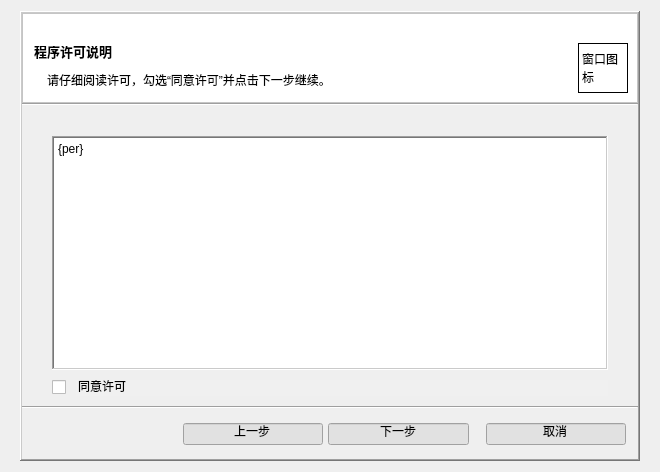
                     <widget class="QWidget" name="scrollAreaWidgetContents_7">
                      <property name="geometry">
                       <rect>
                        <x>0</x>
                        <y>0</y>
                        <width>660</width>
                        <height>472</height>
                       </rect>
                      </property>
                      <layout class="QGridLayout" name="gridLayout_24">
                       <item row="0" column="0">
                        <widget class="QFrame" name="frame_10">
                         <property name="minimumSize">
                          <size>
                           <width>620</width>
                           <height>450</height>
                          </size>
                         </property>
                         <property name="maximumSize">
                          <size>
                           <width>620</width>
                           <height>450</height>
                          </size>
                         </property>
                         <property name="frameShape">
                          <enum>QFrame::WinPanel</enum>
                         </property>
                         <property name="frameShadow">
                          <enum>QFrame::Raised</enum>
                         </property>
                         <layout class="QGridLayout" name="gridLayout_25">
                          <property name="leftMargin">
                           <number>0</number>
                          </property>
                          <property name="topMargin">
                           <number>0</number>
                          </property>
                          <property name="rightMargin">
                           <number>0</number>
                          </property>
                          <property name="bottomMargin">
                           <number>0</number>
                          </property>
                          <property name="spacing">
                           <number>0</number>
                          </property>
                          <item row="4" column="0">
                           <widget class="QLabel" name="label_32">
                            <property name="text">
                             <string/>
                            </property>
                           </widget>
                          </item>
                          <item row="1" column="0" colspan="2">
                           <widget class="Line" name="line_10">
                            <property name="orientation">
                             <enum>Qt::Horizontal</enum>
                            </property>
                           </widget>
                          </item>
                          <item row="2" column="0" colspan="2">
                           <widget class="QWidget" name="widget_7" native="true">
                            <property name="sizePolicy">
                             <sizepolicy hsizetype="Preferred" vsizetype="Expanding">
                              <horstretch>0</horstretch>
                              <verstretch>0</verstretch>
                             </sizepolicy>
                            </property>
                            <layout class="QGridLayout" name="gridLayout_26">
                             <property name="leftMargin">
                              <number>30</number>
                             </property>
                             <property name="topMargin">
                              <number>30</number>
                             </property>
                             <property name="rightMargin">
                              <number>30</number>
                             </property>
                             <property name="bottomMargin">
                              <number>10</number>
                             </property>
                             <property name="spacing">
                              <number>10</number>
                             </property>
                             <item row="1" column="0">
                              <widget class="QCheckBox" name="ui_p2Accept">
                               <property name="text">
                                <string/>
                               </property>
                              </widget>
                             </item>
                             <item row="1" column="1">
                              <widget class="QLineEdit" name="ui_p2AcceptText">
                               <property name="styleSheet">
                                <string notr="true">background-color: rgb(240, 240, 240);</string>
                               </property>
                               <property name="text">
                                <string>同意许可</string>
                               </property>
                               <property name="frame">
                                <bool>false</bool>
                               </property>
                              </widget>
                             </item>
                             <item row="0" column="0" colspan="2">
                              <widget class="QPlainTextEdit" name="ui_p2Per">
                               <property name="sizePolicy">
                                <sizepolicy hsizetype="Expanding" vsizetype="Expanding">
                                 <horstretch>0</horstretch>
                                 <verstretch>0</verstretch>
                                </sizepolicy>
                               </property>
                               <property name="frameShape">
                                <enum>QFrame::WinPanel</enum>
                               </property>
                               <property name="lineWrapMode">
                                <enum>QPlainTextEdit::WidgetWidth</enum>
                               </property>
                               <property name="plainText">
                                <string>{per}</string>
                               </property>
                              </widget>
                             </item>
                            </layout>
                           </widget>
                          </item>
                          <item row="0" column="0" colspan="2">
                           <widget class="QFrame" name="frame_15">
                            <property name="sizePolicy">
                             <sizepolicy hsizetype="Preferred" vsizetype="Maximum">
                              <horstretch>0</horstretch>
                              <verstretch>0</verstretch>
                             </sizepolicy>
                            </property>
                            <property name="styleSheet">
                             <string notr="true">background-color: rgb(255, 255, 255);</string>
                            </property>
                            <property name="frameShape">
                             <enum>QFrame::StyledPanel</enum>
                            </property>
                            <property name="frameShadow">
                             <enum>QFrame::Raised</enum>
                            </property>
                            <layout class="QGridLayout" name="gridLayout_36">
                             <item row="2" column="0">
                              <widget class="QLabel" name="label_33">
                               <property name="text">
                                <string/>
                               </property>
                              </widget>
                             </item>
                             <item row="1" column="0" colspan="2">
                              <widget class="QLineEdit" name="ui_p2Title">
                               <property name="font">
                                <font>
                                 <family>Microsoft YaHei UI</family>
                                 <pointsize>10</pointsize>
                                 <weight>75</weight>
                                 <bold>true</bold>
                                </font>
                               </property>
                               <property name="text">
                                <string>程序许可说明</string>
                               </property>
                               <property name="frame">
                                <bool>false</bool>
                               </property>
                               <property name="clearButtonEnabled">
                                <bool>false</bool>
                               </property>
                              </widget>
                             </item>
                             <item row="2" column="1">
                              <widget class="QLineEdit" name="ui_p2Text">
                               <property name="text">
                                <string>请仔细阅读许可，勾选“同意许可”并点击下一步继续。</string>
                               </property>
                               <property name="frame">
                                <bool>false</bool>
                               </property>
                              </widget>
                             </item>
                             <item row="1" column="2" rowspan="2">
                              <widget class="QLabel" name="ui_p2Icon">
                               <property name="minimumSize">
                                <size>
                                 <width>50</width>
                                 <height>50</height>
                                </size>
                               </property>
                               <property name="maximumSize">
                                <size>
                                 <width>50</width>
                                 <height>50</height>
                                </size>
                               </property>
                               <property name="frameShape">
                                <enum>QFrame::Box</enum>
                               </property>
                               <property name="text">
                                <string>窗口图标</string>
                               </property>
                               <property name="textFormat">
                                <enum>Qt::PlainText</enum>
                               </property>
                               <property name="scaledContents">
                                <bool>true</bool>
                               </property>
                               <property name="wordWrap">
                                <bool>true</bool>
                               </property>
                               <property name="textInteractionFlags">
                                <set>Qt::TextBrowserInteraction</set>
                               </property>
                              </widget>
                             </item>
                             <item row="0" column="0" colspan="3">
                              <widget class="QLabel" name="label_34">
                               <property name="text">
                                <string/>
                               </property>
                              </widget>
                             </item>
                            </layout>
                           </widget>
                          </item>
                          <item row="5" column="0" colspan="2">
                           <widget class="QWidget" name="widget_8" native="true">
                            <property name="sizePolicy">
                             <sizepolicy hsizetype="Preferred" vsizetype="Fixed">
                              <horstretch>0</horstretch>
                              <verstretch>0</verstretch>
                             </sizepolicy>
                            </property>
                            <layout class="QHBoxLayout" name="horizontalLayout_11">
                             <property name="spacing">
                              <number>5</number>
                             </property>
                             <property name="leftMargin">
                              <number>0</number>
                             </property>
                             <property name="topMargin">
                              <number>0</number>
                             </property>
                             <property name="rightMargin">
                              <number>0</number>
                             </property>
                             <property name="bottomMargin">
                              <number>0</number>
                             </property>
                             <item>
                              <spacer name="horizontalSpacer_7">
                               <property name="orientation">
                                <enum>Qt::Horizontal</enum>
                               </property>
                               <property name="sizeHint" stdset="0">
                                <size>
                                 <width>161</width>
                                 <height>20</height>
                                </size>
                               </property>
                              </spacer>
                             </item>
                             <item>
                              <widget class="QLineEdit" name="ui_p2LaseBtn">
                               <property name="styleSheet">
                                <string notr="true">background-color: rgb(225, 225, 225);</string>
                               </property>
                               <property name="text">
                                <string>上一步</string>
                               </property>
                               <property name="alignment">
                                <set>Qt::AlignCenter</set>
                               </property>
                              </widget>
                             </item>
                             <item>
                              <widget class="QLineEdit" name="ui_p2NextBtn">
                               <property name="styleSheet">
                                <string notr="true">background-color: rgb(225, 225, 225);</string>
                               </property>
                               <property name="text">
                                <string>下一步</string>
                               </property>
                               <property name="alignment">
                                <set>Qt::AlignCenter</set>
                               </property>
                              </widget>
                             </item>
                             <item>
                              <widget class="QLabel" name="label_36">
                               <property name="text">
                                <string/>
                               </property>
                              </widget>
                             </item>
                             <item>
                              <widget class="QLineEdit" name="ui_p2ExitBtn">
                               <property name="styleSheet">
                                <string notr="true">background-color: rgb(225, 225, 225);</string>
                               </property>
                               <property name="text">
                                <string>取消</string>
                               </property>
                               <property name="alignment">
                                <set>Qt::AlignCenter</set>
                               </property>
                              </widget>
                             </item>
                             <item>
                              <widget class="QLabel" name="label_37">
                               <property name="text">
                                <string/>
                               </property>
                              </widget>
                             </item>
                            </layout>
                           </widget>
                          </item>
                          <item row="6" column="0">
                           <widget class="QLabel" name="label_38">
                            <property name="text">
                             <string/>
                            </property>
                           </widget>
                          </item>
                          <item row="3" column="0" colspan="2">
                           <widget class="Line" name="line_11">
                            <property name="orientation">
                             <enum>Qt::Horizontal</enum>
                            </property>
                           </widget>
                          </item>
                         </layout>
                        </widget>
                       </item>
                      </layout>
                     </widget>
